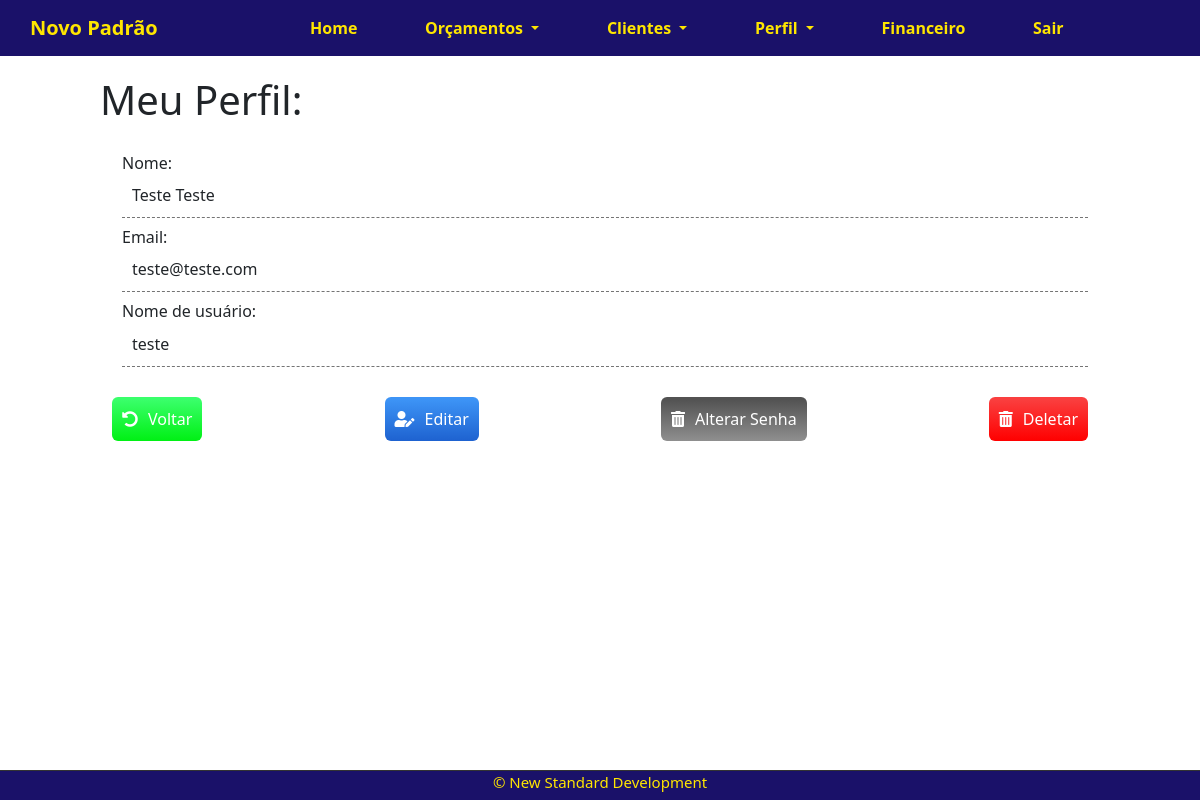
Screenshot of /accounts/perfil/user/ (signed in) with the database file from the repository.
### accounts/models.py (models this page shows, shortened)
class CustomUser(AbstractBaseUser, PermissionsMixin):
    first_name = models.CharField(_('Nome'),max_length=100, )
    last_name = models.CharField(max_length=100)
    email = models.EmailField(_("email"), unique=True, )
    username = models.CharField(max_length=100,unique=False, blank=True, null=True,)
    is_staff = models.BooleanField(default=False)
    is_active = models.BooleanField(default=True)
    date_joined = models.DateTimeField(default=timezone.now)
    USERNAME_FIELD = "email"
    REQUIRED_FIELDS = []
    objects = CustomUserManager()
    class Meta:
        verbose_name = _('user')
        verbose_name_plural = _('users')

### accounts/views.py (the view)
# urls.py: path('perfil/user/', views.perfilUser, name='perfil-user'),
@login_required
def perfilUser(request):
    user = request.user
    context = {
        'user':user
    }
    return render(request,'accounts/perfilUser.html',context)

### accounts/templates/accounts/perfilUser.html (shortened to what this page needs)
{% extends 'base.html' %}
{% load crispy_forms_tags %}
{% block content %}
<div class="offset-1 col-10 list-div">
    <h1>Meu Perfil:</h1>
    <div class="container div-view">
        <div class=" div-view-item">
            <div>
                <h6>Nome: </h6>
                <span>{{user.first_name}} {{user.last_name}} </span>
            </div>
        </div>
        <div class=" div-view-item">
            <div>
                <h6>Email: </h6>
                <span>{{user.email }}</span>
            </div>
        </div>
        <div class=" div-view-item">
            <div>
                <h6>Nome de usuário: </h6>
                <span>{{ user.username}}</span>
            </div>
        </div>
    </div>
    <div class=" container dashboard-box-client">
        <div>
            <a href="/accounts/perfil/" class="myButton-client" id="back-client">
                <i class=" fas fas fa-undo-alt "></i>
                Voltar
            </a>
        </div>
        <div>
            <a href="/accounts/perfil/user/edit" class="myButton-client " id="edit-client">
                <i class=" fas fas fa-user-edit "></i>
                Editar</a>
        </div>
        <div>
            <a href="/accounts/perfil/user/alterPassword" class="myButton-client " id="alter-password">
                <i class=" fas fa-trash-alt "></i>
                Alterar Senha</a>
        </div>
        <div>
            <a href="/clients/delete/{{client.id}}" class="myButton-client delete-btn" id="delete-client">
                <i class=" fas fa-trash-alt "></i>
                Deletar</a>
        </div>
    </div>
</div>
{% endblock %}

### company/static/css/style.css (style rules this page uses)
body { width: 100%; }

### company/static/css/Navbar.css (style rules this page uses)
h1 { margin-top: 20px; margin-bottom: 20px; }

### company/static/css/DashboardClients.css (style rules this page uses)
.list-div { padding: 0; margin-left: 0; }

### company/static/css/perfilCompany.css (style rules this page uses)
.dashboard-box-client { display: flex; justify-content: center; }
.div-view-item div h6 { padding-bottom: 10px; }

### company/static/css/ViewClient.css (style rules this page uses)
.div-view { margin-bottom: 30px; width: 100%; }
.div-view-item { display: flex; justify-content: space-between; padding-left: 10px; }
.div-view-item div { padding: 0; width: 100%; padding-bottom: 10px; padding-top: 10px; border-bottom: 1px dashed rgb(116, 116, 116); }
.div-view-item div h6 { margin-bottom: 0; }
.div-view-item div span { padding-left: 10px; margin-top: 0; }
.dashboard-box-client { text-align: center; display: flex; justify-content: space-between; margin-bottom: 50px; }
.dashboard-box-client a { width: 50px; font-size: 100%; display: flex; justify-content: center; align-items: center; width: 100%; padding: 10px; }
.dashboard-box-client i { padding-right: 10px; }
.myButton-client { background: linear-gradient(to bottom, #3d94f6 5%, #1e62d0 100%); background-color: #3d94f6; border-radius: 6px; cursor: pointer; color: #ffffff; font-size: 100%; text-decoration: none; text-align: center; width: 100%; }
.myButton-client i { color: rgb(255, 255, 255); text-shadow: black; font-size: 100%; }
#back-client { background: linear-gradient(to bottom, #3aff6b 5%, #00f014 100%); }
#delete-client { background: linear-gradient(to bottom, #fa3f3f 5%, #ff0000 100%); }
#alter-password { background: linear-gradient(to bottom, #525252 5%, #8f8f8f 100%); }

### rows the page displays
CustomUser: first_name "Teste", last_name "Teste", email "teste@teste.com", username "teste"
